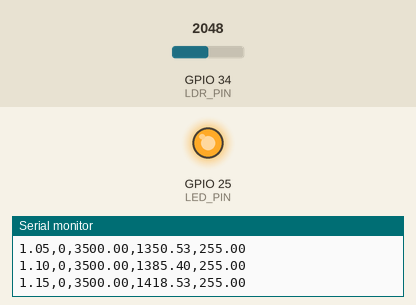
Recording of a sketch running on a simulated ESP32. On the bench: output pins drawn as LEDs (lit = HIGH), the last lines printed to the serial monitor. Inputs (shaded band) come from the test bench; at power-on: GPIO 34 (LDR_PIN) = 2048 (analog values on the 0–4095 scale).

Above: at 1.2 s.
1.3 s: GPIO 34 (LDR_PIN) set to 3540
4.3 s: GPIO 34 (LDR_PIN) set to 4095
7.3 s: GPIO 34 (LDR_PIN) set to 3603
At 10.7 s:
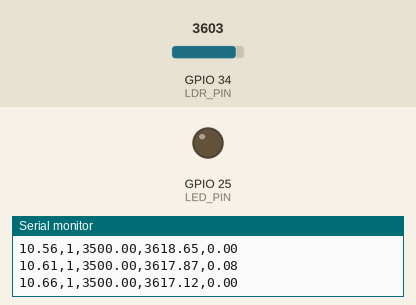
Timing chart, 0 to 12.2 s (numbered marks = the images above; inputs shaded):
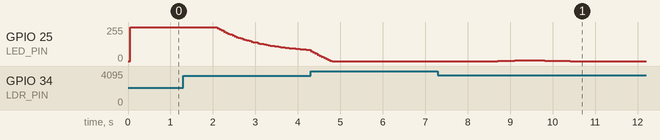

The sketch:

Project_G.ino
```cpp
#include <Arduino.h>
#include <math.h>

// ---------------- Pins ----------------

const int LDR_PIN = 34;
const int LED_PIN = 25;

// ---------------- PID settings ----------------

float Kp = 0.30;
float Ki = 0.10;
float Kd = 0.00;

const int OUT_MIN = 0;
const int OUT_MAX = 255;

const unsigned long INTERVAL = 50;  // PID interval, ms
const float ALPHA = 0.05;           // LDR smoothing factor

float SP = 0.0;          // Setpoint must be changeable
float pv = 0.0;
float integral = 0.0;
float lastError = 0.0;

unsigned long lastStep = 0;

// ---------------- Batch settings ----------------

enum Phase {
  RAMP,
  HOLD,
  RETURN,
  DONE
};

Phase phase = DONE;

const float TARGET = 3500.0;        // Desired LDR reading
const float TOL = 60.0;             // Target tolerance
const float COOLED = 1200.0;        // Return considered complete
const unsigned long HOLD_MS = 60000; // Hold for 60 seconds

unsigned long batchStart = 0;
unsigned long phaseStart = 0;

// ---------------- Event logging ----------------

void logEvent(const char *message) {
  Serial.print("# ");
  Serial.print((millis() - batchStart) / 1000.0);
  Serial.print(" s, ");
  Serial.println(message);
}

// ---------------- Start a batch ----------------

void startBatch() {
  batchStart = millis();
  phaseStart = millis();

  phase = RAMP;
  SP = TARGET;

  integral = 0.0;
  lastError = SP - pv;

  logEvent("BATCH START");
  logEvent("PHASE RAMP");
}

// ---------------- Batch state machine ----------------

void stepBatch() {
  switch (phase) {
    case RAMP:
      if (fabsf(pv - TARGET) < TOL) {
        phase = HOLD;
        phaseStart = millis();

        logEvent("PHASE HOLD");
      }
      break;

    case HOLD:
      if (millis() - phaseStart >= HOLD_MS) {
        phase = RETURN;
        phaseStart = millis();

        SP = 0.0;

        // Clear accumulated PID action when returning.
        integral = 0.0;
        lastError = SP - pv;

        logEvent("PHASE RETURN");
      }
      break;

    case RETURN:
      if (pv < COOLED) {
        phase = DONE;
        SP = 0.0;
        integral = 0.0;

        analogWrite(LED_PIN, 0);

        logEvent("BATCH COMPLETE");
      }
      break;

    case DONE:
      SP = 0.0;
      break;
  }
}

// ---------------- Arduino setup ----------------

void setup() {
  Serial.begin(115200);

  pinMode(LED_PIN, OUTPUT);

  analogReadResolution(12);
  analogSetPinAttenuation(LDR_PIN, ADC_11db);

  analogWriteResolution(LED_PIN, 8);
  analogWrite(LED_PIN, 0);

  Serial.println("seconds,phase,sp,pv,output");

  startBatch();
}

// ---------------- Main control loop ----------------

void loop() {
  unsigned long now = millis();

  if (now - lastStep < INTERVAL) {
    return;
  }

  float dt = (now - lastStep) / 1000.0;
  lastStep = now;

  // Read and smooth the LDR measurement.
  int raw = analogRead(LDR_PIN);
  pv = (1.0 - ALPHA) * pv + ALPHA * raw;

  // Update the batch phase before calculating PID output.
  stepBatch();

  float error = SP - pv;
  float derivative = (error - lastError) / dt;

  float output =
      Kp * error +
      Ki * integral +
      Kd * derivative;

  float outClamped = constrain(
      output,
      (float)OUT_MIN,
      (float)OUT_MAX
  );

  // Basic integral anti-windup.
  if (output >= OUT_MIN && output <= OUT_MAX) {
    integral += error * dt;
  }

  if (phase == DONE) {
    outClamped = 0.0;
  }

  analogWrite(LED_PIN, (int)outClamped);

  lastError = error;

  // CSV output for Serial Monitor or Serial Plotter.
  Serial.print((millis() - batchStart) / 1000.0);
  Serial.print(",");

  Serial.print((int)phase);
  Serial.print(",");

  Serial.print(SP);
  Serial.print(",");

  Serial.print(pv);
  Serial.print(",");

  Serial.println(outClamped);
}
```

Measured:
- after the input at 1.3 s, GPIO 25 (LED_PIN): moves from 255/255 to 84/255 over 2.2 s, starting after 0.80 s
- after the input at 7.3 s, GPIO 25 (LED_PIN): 0/255 → 1/255 after 1.4 s, → 2/255 0.10 s later, → 3/255 0.10 s later, → 4/255 0.20 s later, … (8 changes in this stretch)
